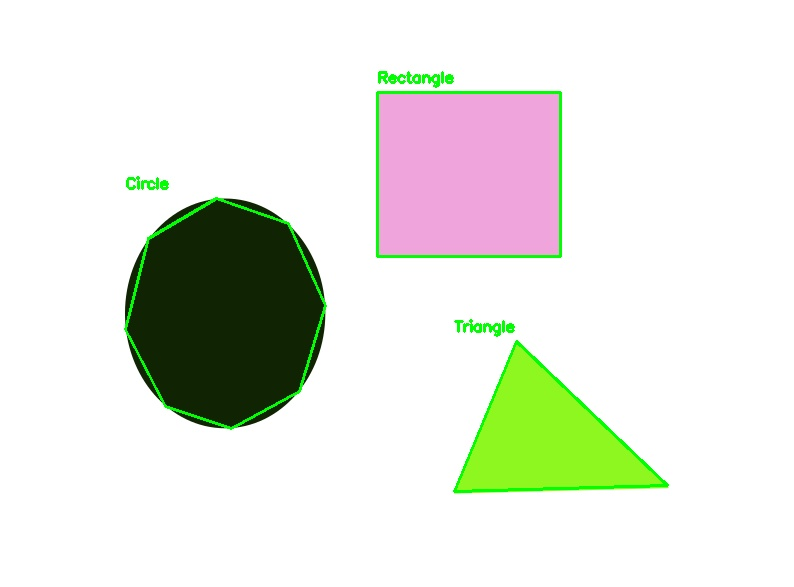
#> input picture images/modified_image.jpg, 794 x 587 px
$ python -i shape_detector.py   (imports and definitions only)
#> lines starting #> are read from the running program, lines starting #| are printed output that depends on the picture; after the words box and inside, x2 and y2 are one past the last pixel; in counts of white or black regions, pixels touching at a corner belong together
#> further down, picture is the input picture: shape (587, 794, 3); mean B, G, R 223.3, 232.7, 228.9
import cv2 as cv

class ShapeDetector:
    @staticmethod
    def preprocess_image(image, blur_ksize=(5, 5), canny_thresh1=50, canny_thresh2=150):
        """Convert image to grayscale, blur it, and apply Canny edge detection."""
#> called with blur_ksize = (5, 5), canny_thresh1 = 50, canny_thresh2 = 150
        gray = cv.cvtColor(image, cv.COLOR_BGR2GRAY)
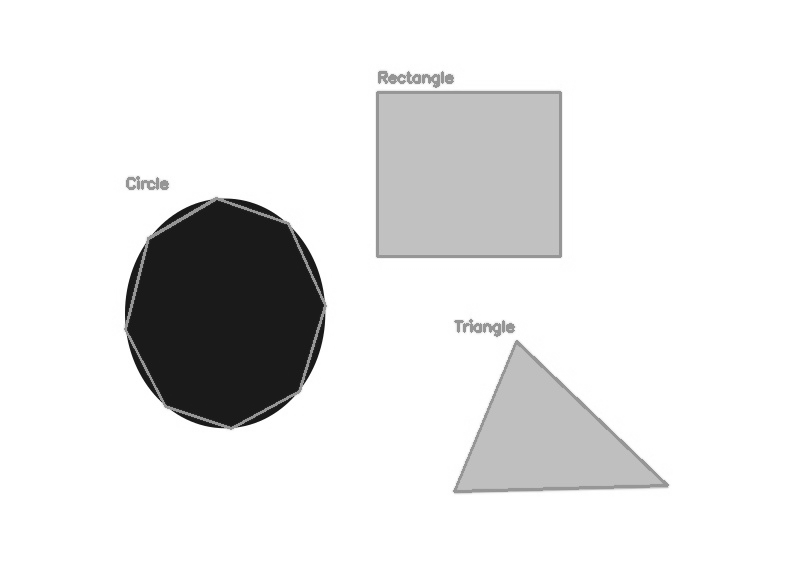
#> gray: shape (587, 794); min 20, max 255, mean 230.5
        blurred = cv.GaussianBlur(gray, blur_ksize, 0)
        edged = cv.Canny(blurred, canny_thresh1, canny_thresh2)
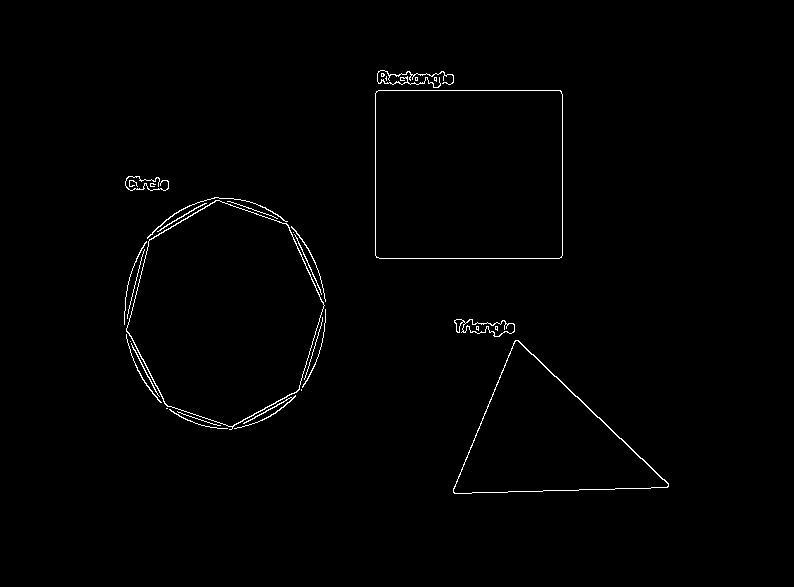
#> edged: shape (587, 794); 0.9% white in thin lines or dots, all inside (x1, y1, x2, y2) = (124, 70, 669, 494)
        return edged

    @staticmethod
    def detect_shapes(image):
        """Detect shapes in an image."""
        edged = ShapeDetector.preprocess_image(image)
        contours, _ = cv.findContours(edged, cv.RETR_EXTERNAL, cv.CHAIN_APPROX_SIMPLE)
#> contours = 30 contours, 18 with area under 20; largest, box (x1, y1, x2, y2) and area: (126, 200, 325, 430) 31901, (375, 90, 563, 259) 31399, (453, 340, 669, 494) 16888, (454, 319, 515, 337) 540, (377, 70, 454, 88) 60
        shapes = []

        for contour in contours:
            epsilon = 0.04 * cv.arcLength(contour, True)
            approx = cv.approxPolyDP(contour, epsilon, True)
            x, y, w, h = cv.boundingRect(approx)

            if len(approx) == 3:
                shape_name = "Triangle"
            elif len(approx) == 4:
                aspect_ratio = w / float(h)
                shape_name = "Square" if 0.95 <= aspect_ratio <= 1.05 else "Rectangle"
            elif len(approx) == 5:
                shape_name = "Pentagon"
            else:
                shape_name = "Circle"

            shapes.append((approx, shape_name, (x, y)))
#> this loop made 30 passes
#> (epsilon, approx, x, y, w, h, aspect_ratio, shape_name) on passes 21, 25, 26, 27: (13.42, [[287, 221], [214, 197], [147, 238], [215, 197]], 147, 197, 141, 42, 3.36, 'Rectangle'), (28.21, [[376, 91], [376, 257], [561, 257], [560, 90]], 376, 90, 186, 168, 1.11, 'Rectangle'), (0.457, [[434, 77], [434, 80], [436, 81], [436, 77]], 434, 77, 3, 5, 0.6, 'Rectangle'), (0.4, [[415, 77], [415, 80], [417, 80], [417, 77]], 415, 77, 3, 4, 0.75, 'Rectangle')
#> (epsilon, approx, x, y, w, h, shape_name) on passes 1 to 6: (3.9, [[177, 411], [220, 425]], 177, 411, 44, 15, 'Circle'), (5.27, [[169, 409], [227, 428]], 169, 409, 59, 20, 'Circle'), (0.08, [[166, 408], [167, 408]], 166, 408, 2, 1, 'Circle'), (10.81, [[295, 395], [234, 428]], 234, 395, 62, 34, 'Circle'), (0.08, [[301, 389], [301, 390]], 301, 389, 1, 2, 'Circle'), (5.17, [[131, 343], [159, 396]], 131, 343, 29, 54, 'Circle')
#> after the loop, shapes = 30 items

        return shapes

>>> import cv2
>>> picture = cv2.imread('../images/modified_image.jpg')
>>> result = ShapeDetector().detect_shapes(picture)
#> result = 30 items
